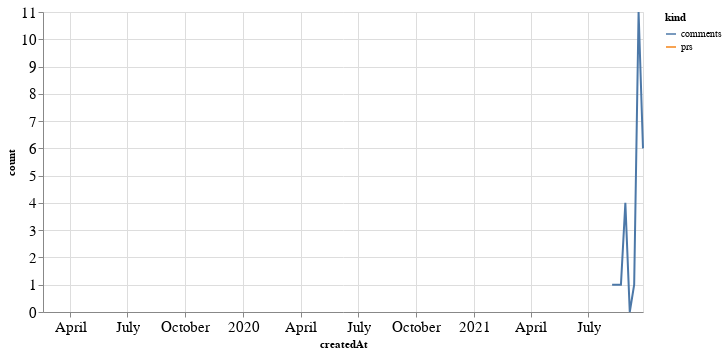

Write notebook code for a chart like this one.
### Code cell
alt.Chart(total_time, width=600).mark_line().encode(
    x='createdAt',
    y='count',
    color='kind'
)

### Figure 1 — Vega-Lite specification as saved in the notebook (floating-point values rounded to 4 significant figures)
{"config": {"axisLeft": {"labelFontSize": 15}, "axisBottom": {"labelFontSize": 15}}, "data": {"name": "data-ee0edf97f6bfab4667484ef3a2a98631"}, "mark": "line", "encoding": {"color": {"type": "nominal", "field": "kind"}, "x": {"type": "temporal", "field": "createdAt"}, "y": {"type": "quantitative", "field": "count"}}, "width": 600, "$schema": "https://vega.github.io/schema/vega-lite/v4.8.1.json", "datasets": {"data-ee0edf97f6bfab4667484ef3a2a98631": [{"createdAt": "2019-02-17T00:00:00", "kind": "prs", "count": 1.0}, {"createdAt": "2021-08-08T00:00:00", "kind": "prs", "count": null}, {"createdAt": "2021-08-15T00:00:00", "kind": "prs", "count": null}, {"createdAt": "2021-08-22T00:00:00", "kind": "prs", "count": null}, {"createdAt": "2021-08-29T00:00:00", "kind": "prs", "count": null}, {"createdAt": "2021-09-05T00:00:00", "kind": "prs", "count": null}, {"createdAt": "2021-09-12T00:00:00", "kind": "prs", "count": null}, {"createdAt": "2021-09-19T00:00:00", "kind": "prs", "count": null}, {"createdAt": "2021-09-26T00:00:00", "kind": "prs", "count": null}, {"createdAt": "2019-02-17T00:00:00", "kind": "comments", "count": null}, {"createdAt": "2021-08-08T00:00:00", "kind": "comments", "count": 1.0}, {"createdAt": "2021-08-15T00:00:00", "kind": "comments", "count": 1.0}, {"createdAt": "2021-08-22T00:00:00", "kind": "comments", "count": 1.0}, {"createdAt": "2021-08-29T00:00:00", "kind": "comments", "count": 4.0}, {"createdAt": "2021-09-05T00:00:00", "kind": "comments", "count": 0.0}, {"createdAt": "2021-09-12T00:00:00", "kind": "comments", "count": 1.0}, {"createdAt": "2021-09-19T00:00:00", "kind": "comments", "count": 11.0}, {"createdAt": "2021-09-26T00:00:00", "kind": "comments", "count": 6.0}]}}
